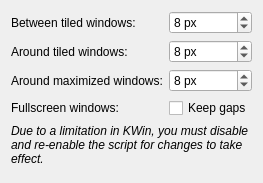
<?xml version="1.0" encoding="UTF-8"?>
<!--
    SPDX-FileCopyrightText: 2026 Tomás Bizet <tbizetde@gmail.com>
    SPDX-License-Identifier: GPL-3.0-or-later
-->
<ui version="4.0">
 <class>Form</class>
 <widget class="QWidget" name="Form">
  <layout class="QFormLayout" name="formLayout">
   <item row="0" column="0">
    <widget class="QLabel" name="innerGapLabel">
     <property name="text">
      <string>Between tiled windows:</string>
     </property>
    </widget>
   </item>
   <item row="0" column="1">
    <widget class="QSpinBox" name="kcfg_InnerGap">
     <property name="toolTip">
      <string>Total space between two tiled windows that sit next to each other.</string>
     </property>
     <property name="suffix">
      <string> px</string>
     </property>
     <property name="minimum">
      <number>0</number>
     </property>
     <property name="maximum">
      <number>200</number>
     </property>
     <property name="singleStep">
      <number>2</number>
     </property>
     <property name="value">
      <number>8</number>
     </property>
    </widget>
   </item>
   <item row="1" column="0">
    <widget class="QLabel" name="outerGapLabel">
     <property name="text">
      <string>Around tiled windows:</string>
     </property>
    </widget>
   </item>
   <item row="1" column="1">
    <widget class="QSpinBox" name="kcfg_OuterGap">
     <property name="toolTip">
      <string>Space between a tiled window and the edge of the work area, that is the screen edge or whatever panel is in the way.</string>
     </property>
     <property name="suffix">
      <string> px</string>
     </property>
     <property name="minimum">
      <number>0</number>
     </property>
     <property name="maximum">
      <number>200</number>
     </property>
     <property name="singleStep">
      <number>2</number>
     </property>
     <property name="value">
      <number>8</number>
     </property>
    </widget>
   </item>
   <item row="2" column="0">
    <widget class="QLabel" name="maximizedGapLabel">
     <property name="text">
      <string>Around maximized windows:</string>
     </property>
    </widget>
   </item>
   <item row="2" column="1">
    <widget class="QSpinBox" name="kcfg_MaximizedGap">
     <property name="toolTip">
      <string>Space on all four sides of a maximized window. Set this to 0 to leave maximized windows filling the work area as usual.</string>
     </property>
     <property name="suffix">
      <string> px</string>
     </property>
     <property name="minimum">
      <number>0</number>
     </property>
     <property name="maximum">
      <number>200</number>
     </property>
     <property name="singleStep">
      <number>2</number>
     </property>
     <property name="value">
      <number>8</number>
     </property>
    </widget>
   </item>
   <item row="3" column="0">
    <widget class="QLabel" name="gapFullScreenLabel">
     <property name="text">
      <string>Fullscreen windows:</string>
     </property>
    </widget>
   </item>
   <item row="3" column="1">
    <widget class="QCheckBox" name="kcfg_GapFullScreen">
     <property name="text">
      <string>Keep gaps</string>
     </property>
     <property name="toolTip">
      <string>Give a fullscreen window the same gap as a maximized one, instead of letting it cover the whole screen. Video and games lose direct scanout this way, and clients that expect a fullscreen window to match the screen size can lay out wrongly.</string>
     </property>
    </widget>
   </item>
   <item row="4" column="0" colspan="2">
    <widget class="QLabel" name="reloadNotice">
     <property name="text">
      <string>&lt;html&gt;&lt;body&gt;&lt;p&gt;&lt;i&gt;Due to a limitation in KWin, you must disable and re-enable the script for changes to take effect.&lt;/i&gt;&lt;/p&gt;&lt;/body&gt;&lt;/html&gt;</string>
     </property>
     <property name="wordWrap">
      <bool>true</bool>
     </property>
     <property name="margin">
      <number>8</number>
     </property>
    </widget>
   </item>
   <item row="5" column="0">
    <spacer name="verticalSpacer">
     <property name="orientation">
      <enum>Qt::Vertical</enum>
     </property>
     <property name="sizeHint" stdset="0">
      <size>
       <width>0</width>
       <height>0</height>
      </size>
     </property>
    </spacer>
   </item>
  </layout>
 </widget>
 <resources/>
 <connections/>
</ui>
